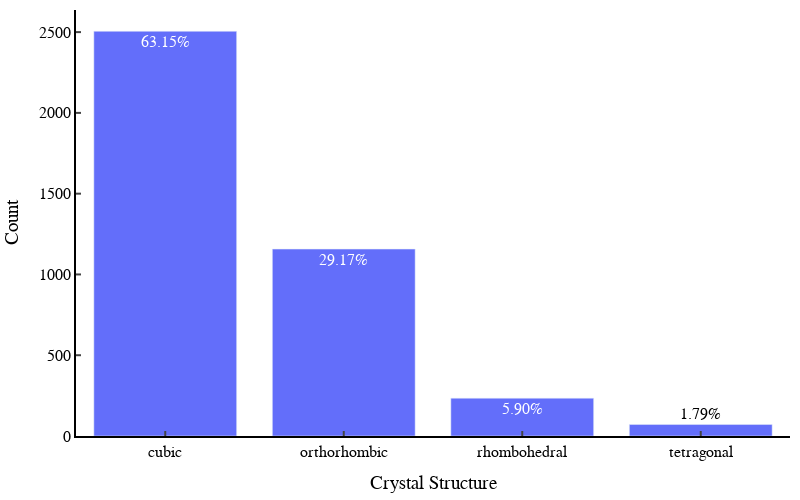

Here is the notebook cell this chart was saved with:
### Markdown cell above
Removed 53 chemicals as they has NaN values in their unit cell parameters

### Code cell
import plotly.graph_objs as go

precentages = dft_df["Lowest distortion"].value_counts()/len(dft_df["Lowest distortion"])*100
# Create a bar plot
data = [go.Bar(x=dft_df["Lowest distortion"].value_counts().index,
               y=dft_df["Lowest distortion"].value_counts().values,
               text= [f'{x:.2f}%' for x in precentages],
               textposition='auto')]

# Create the layout
layout = go.Layout(xaxis=dict(title="Crystal Structure", showline=True, linewidth=2, linecolor='black',
                              ticks='inside', tickwidth=2, ticklen=5),
                   yaxis=dict(title="Count", showline=True, linewidth=2, linecolor='black',
                              ticks='inside', tickwidth=2, ticklen=5), 
                   width=800,
                   height=500,
                   plot_bgcolor='white',
                   paper_bgcolor='white', 
                   font=dict(family='Helvetica', size=16, color='black'),
                   margin=dict(l=10, r=10, b=10, t=10))

# Create the figure
fig = go.Figure(data=data, layout=layout)

# Show the figure
fig.show()

### Figure 1 — Plotly figure (JSON) as saved in the notebook; plotly's stock layout.template omitted (floating-point values rounded to 4 significant figures)
{"data": [{"text": ["63.15%", "29.17%", "5.90%", "1.79%"], "textposition": "auto", "type": "bar", "x": ["cubic", "orthorhombic", "rhombohedral", "tetragonal"], "y": [2505, 1157, 234, 71]}], "layout": {"font": {"color": "black", "family": "Helvetica", "size": 16}, "height": 500, "margin": {"b": 10, "l": 10, "r": 10, "t": 10}, "paper_bgcolor": "white", "plot_bgcolor": "white", "width": 800, "xaxis": {"linecolor": "black", "linewidth": 2, "showline": true, "ticklen": 5, "ticks": "inside", "tickwidth": 2, "title": {"text": "Crystal Structure"}}, "yaxis": {"linecolor": "black", "linewidth": 2, "showline": true, "ticklen": 5, "ticks": "inside", "tickwidth": 2, "title": {"text": "Count"}}}}
